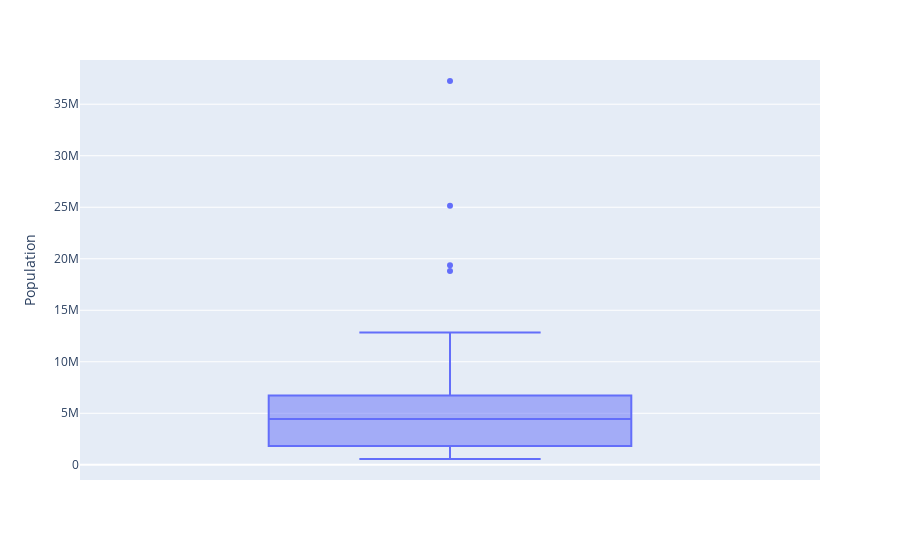

The cell this chart's notebook holds for it:
### Code cell
px.box(state,y=state.Population)

### Figure 1 — Plotly figure (JSON) as saved in the notebook; plotly's stock layout.template omitted (floating-point values rounded to 4 significant figures)
{"data": [{"alignmentgroup": "True", "hovertemplate": "Population=%{y}<extra></extra>", "legendgroup": "", "marker": {"color": "#636efa"}, "name": "", "notched": false, "offsetgroup": "", "orientation": "v", "showlegend": false, "type": "box", "x0": " ", "xaxis": "x", "y": [4779736, 710231, 6392017, 2915918, 37253956, 5029196, 3574097, 897934, 18801310, 9687653, 1360301, 1567582, 12830632, 6483802, 3046355, 2853118, 4339367, 4533372, 1328361, 5773552, 6547629, 9883640, 5303925, 2967297, 5988927, 989415, 1826341, 2700551, 1316470, 8791894, 2059179, 19378102, 9535483, 672591, 11536504, 3751351, 3831074, 12702379, 1052567, 4625364, 814180, 6346105, 25145561, 2763885, 625741, 8001024, 6724540, 1852994, 5686986, 563626], "y0": " ", "yaxis": "y"}], "layout": {"boxmode": "group", "legend": {"tracegroupgap": 0}, "margin": {"t": 60}, "xaxis": {"anchor": "y", "domain": [0, 1]}, "yaxis": {"anchor": "x", "domain": [0, 1], "title": {"text": "Population"}}}}
